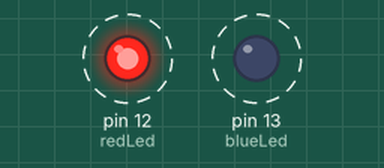
Bench run of a sketch on a simulated Arduino Uno, built with avr-gcc and run on an emulated ATmega328P. Shown: output pins drawn as LEDs (lit = HIGH). Dashed ring = blinking.

Above: at 0.5 s.
Timing chart, 0 to 4.6 s (numbered marks = the images above):
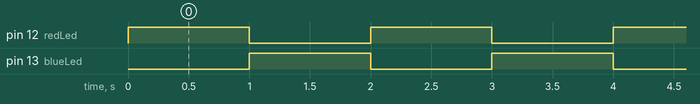

The sketch:

LEDexample.ino
```cpp
#define redLed 12
#define blueLed 13

void setup()
{
  pinMode(redLed, OUTPUT);
  pinMode(blueLed, OUTPUT);
}

void loop()
{
  digitalWrite(redLed, HIGH);   // turn the LED on (HIGH is the voltage level)
  digitalWrite(blueLed, LOW);    // turn the LED off by making the voltage LOW
  delay(1000);
  digitalWrite(redLed, LOW);    // turn the LED off by making the voltage LOW
  digitalWrite(blueLed, HIGH);   // turn the LED on (HIGH is the voltage level)
  delay(1000);
}
```

Measured:
- by itself, pin 12 (redLed), pin 13 (blueLed): alternates HIGH for 1.0 s and LOW for 1.0 s
